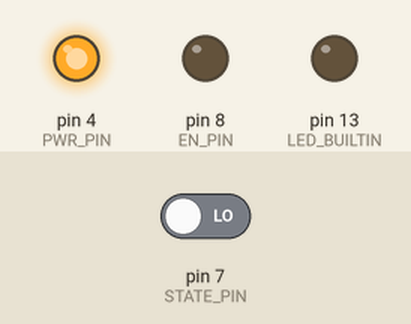
A sketch run on a simulated Arduino Mega 2560, built with avr-gcc and run on an emulated ATmega2560. On the bench: output pins drawn as LEDs (lit = HIGH). Inputs (shaded band) come from the test bench; at power-on: pin 7 (STATE_PIN) LOW. The modem accepts every AT command (registered, SIM ready, sends succeed) and sends nothing else; what the sketch prints to the serial monitor is not drawn.

Above: at 3.0 s.
3.1 s: pin 7 (STATE_PIN) driven HIGH
At 3.9 s:
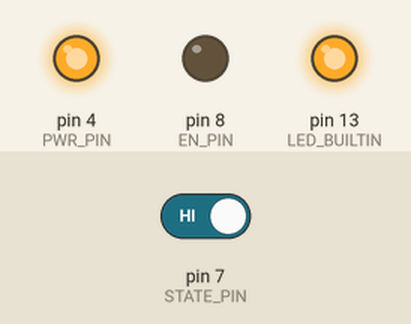
7.6 s: pin 7 (STATE_PIN) driven LOW
At 8.5 s:
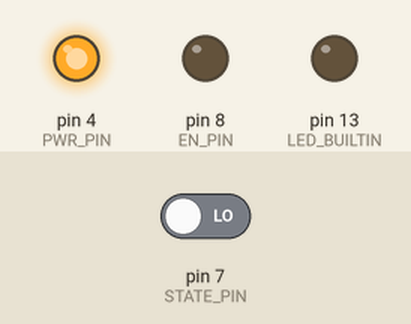
Timing chart, 0 to 10.6 s (numbered marks = the images above; inputs shaded):
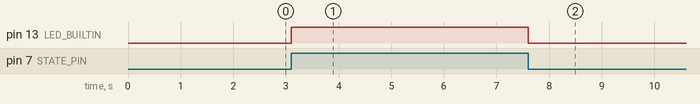

Measured:
- after the input at 3.1 s, pin 13 (LED_BUILTIN): LOW → HIGH at once
- after the input at 7.6 s, pin 13 (LED_BUILTIN): HIGH → LOW at once

The sketch:

BTSerial_HC05.ino
```cpp
/* File: BTSerial_HC05.ino

BlueTooth - HC05 @ Arduino Uno R3

 - 2025/03/19
*/

// Reference :
//// https://mytectutor.com/hc-05-bluetooth-module-with-arduino/
//// https://mischianti.org/arduino-remote-wireless-programming/
// ? TX + resistor !?

// AT cmd of HC-05
//// https://alselectro.wordpress.com/2014/10/21/bluetooth-hc05-how-to-pair-two-modules/
//// https://curtocircuito.com.br/blog/Categoria%20Arduino/arduino-e-hc-05:-configuracao-master-slave
//// https://www.taiwaniot.com.tw/wp-content/uploads/2016/01/ADIO-HC-05-1.pdf

/////////////////////////////////////////////////////
/*
HW Pin Connect (Uno R3):

Pin #5: I: SoftSerial RX <----> HC5#TX
Pin #6: O: SoftSerial TX <--(電阻分壓降壓)--> HC5#RX
Pin #7: I: <----> HC5#Status <--(並聯)--> LED+電阻
Pin #8: O: <----> HC5#EN
Pin #4: O: <----> Relay <----> HC#PWR(5V)   --x 直接推,每1.4s 會掉一次電壓(2.5v) <-- 不斷Reset
#GND...

*/


#include <Arduino.h>  // HC-05實測 on Arduino UNO R4 WiFi

// #define ENPIN        // For config HC-05 ONLY!   For normal communicate,  *REMARK THIS* !!
#define SOFT_SERIAL  // For Uno R3, no other choice...
#define UNO 3        // I have no UNO 4  :<

//// -- CONST of PINs define
#if (3 != UNO)
  const byte RX_PIN = 5;
  const byte TX_PIN = 6;
#else   // 3==UNO
  const byte RX_PIN = 5;
  const byte TX_PIN = 6;
#endif  // if UNO

const byte STATE_PIN = 7;  // STATE=HIGH if BT connected

// no matter what, pull it high/down
//#ifdef ENPIN
const byte EN_PIN = 8;  // KEY/EN pin = HIGH when HC-05 boot up, switch module to AT mode, baud=38400
// EN=LOW when HC-05 boot up, enter BT Serial TXT mode, baud=9600 or setting by AT-command
//#endif  // ENPIN

const byte PWR_PIN = 4;  // Power! for reset! ;  #9 FAIL! (PWM?) VolDown/1.4s

#ifdef SOFT_SERIAL
#include <SoftwareSerial.h>

SoftwareSerial BTSerial(RX_PIN, TX_PIN);
#else
#define BTSerial Serial1  // only R"4" or Mega,Leonado..etc., NOT R"3"
//// `Serial1`  *NOT* available in Arduino Uno R"3".
#endif                    // SOFT_SERIAL


void setup() {
  ////YG: ++
  digitalWrite(PWR_PIN, LOW);  // Power Off - SHUTDOWN
  pinMode(PWR_PIN, OUTPUT);
  digitalWrite(PWR_PIN, LOW);  // Power Off - SHUTDOWN

  pinMode(EN_PIN, OUTPUT);
#ifdef ENPIN
  digitalWrite(EN_PIN, HIGH);  // AT-COMMAND mode, take effect only at boot up
#else                          // ENPIN
  digitalWrite(EN_PIN, LOW);  // AT-COMMAND mode, take effect only at boot up
#endif                         // ENPIN

#ifdef SOFT_SERIAL
  pinMode(RX_PIN, INPUT);
  pinMode(TX_PIN, OUTPUT);
#endif
  pinMode(STATE_PIN, INPUT);
  pinMode(LED_BUILTIN, OUTPUT);

  Serial.begin(38400);  //xx 115200&74880 - data lost(AT+UART? -> AT+UAR?) // 57600 fail after 140 byte. // 38400 fail after 576 byte.
  delay(500);
  digitalWrite(PWR_PIN, HIGH);  // Power On
  delay(180);
  //// Open BT Serial Port
#ifdef ENPIN
    BTSerial.begin(38400);
#else  // ENPIN
  #if 1
    BTSerial.begin(38400);
  #else   // 1
    //// Factory Default Speed
    BTSerial.begin(9600);
  #endif  // 1
#endif  //ENPIN
  //BTSerial.begin(115200);

  //Serial.begin(9600);   // 115200 // 38400
  while (!Serial)
    ;

#ifdef ENPIN
  while (!BTSerial)
    ;
  #if 1
    //BTSerial.begin(38400);
    delay(2500);
    //// Config  BT UART Speed !!
    BTSerial.print("AT+UART=38400,0,0\r\n");
    Serial.println("\n EN1,BT_UART=38400\r\n EN=1\r\n");
  #else   // 0
    //BTSerial.begin(9600);
    delay(2500);
    //// Factory Default: "AT+ORGL"
    BTSerial.print("AT+UART=9600,0,0\r\n");
    Serial.println("\n EN1,BT_UART=9600\r\n");
  #endif  // 0
  //BTSerial.print("AT+UART?\r\n");
  //delay(100);

#else   // ENPIN
  Serial.println("\n EN0,UART=38400 ! Not 9600 \r\n");
#endif  //ENPIN

  // while(!BTSerial)  ;
  // delay(200);   // long delay is must
  delay(700);

  BTSerial.print("AT+UART?\r\n");
  // BTSerial.print("AT\r\n");
  delay(500);  // long delay is must
  if (BTSerial.available()) {
    Serial.println("<--");
    while (BTSerial.available()) {
      Serial.write(BTSerial.read());
    }
    Serial.println(" // -->");
  }
#ifdef ENPIN
  digitalWrite(EN_PIN, LOW);  // YG:
#endif                        // ENPIN

  Serial.println("=== ready ===");
}

void loop() {
  int tmp[2];
  tmp[1] = 0;
  // put your main code here, to run repeatedly:
  // The code below allows for commands and messages to be sent from COMPUTER (serial monitor) -> HC-05
  if (Serial) {
    if (Serial.available()) {  // Keep reading from Arduino Serial Monitor
      tmp[0] = Serial.read();
      //BTSerial.write((unsigned char)Serial.read());  // and send to HC-05
      BTSerial.write(tmp[0]);
      Serial.write(tmp[0]); // echo
    }
  }

  // The code below allows for commands and messages to be sent from HC-05 -> COMPUTER (serial monitor)
  if (BTSerial.available())                        // Keep reading from HC-05 and send to Arduino
    if (Serial)
      Serial.write((unsigned char)BTSerial.read());  // Serial Monitor

  // BTSerial.print("AT\r\n");
  // delay(10);
  digitalWrite(LED_BUILTIN, digitalRead(STATE_PIN));
}
```
